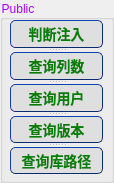
   <widget class="QGroupBox" name="groupBox">
    <property name="geometry">
     <rect>
      <x>758</x>
      <y>3</y>
      <width>114</width>
      <height>183</height>
     </rect>
    </property>
    <property name="styleSheet">
     <string notr="true">    /* 前景色 */  
    color:rgb(170, 0, 255)
</string>
    </property>
    <property name="title">
     <string>Public</string>
    </property>
    <widget class="QSplitter" name="splitter_3">
     <property name="geometry">
      <rect>
       <x>10</x>
       <y>20</y>
       <width>93</width>
       <height>154</height>
      </rect>
     </property>
     <property name="orientation">
      <enum>Qt::Vertical</enum>
     </property>
     <widget class="QPushButton" name="panduan">
      <property name="styleSheet">
       <string notr="true">QPushButton
{  
    /* 前景色 */  
    color:green;  
 
    /* 背景色 */  
    background-color:rgb(223,223,223);  
 
    /* 边框风格 */  
    border-style:outset;  
 
    /* 边框宽度 */  
    border-width:0.5px;  
 
    /* 边框颜色 */  
    border-color:rgb(10,45,110);  
 
    /* 边框倒角 */  
    border-radius:5px;  
 
    /* 字体 */  
    font:bold 14px;  
  
 
    /* 内边距 */  
    padding:4px;  
} 
 
/* 鼠标按下时的效果 */ 
QPushButton#pushButton:pressed 
{  
    /* 改变背景色 */  
    background-color:rgb(40,85,20);  
 
    /* 改变边框风格 */  
    border-style:inset;  
 
    /* 使文字有一点移动 */  
    padding-left:6px;  
    padding-top:6px;  
}
 
/* 按钮样式 */ 
QPushButton:flat 
{  
    border:2px solid red;  
} 
 
/*鼠标悬浮时的效果*/
QPushButton:hover
{
    color:#0000ff;
    background-color:rgb(210, 205, 205); /*改变背景色*/
    border-style:inset;/*改变边框风格*/
    padding-left:8px;
    padding-top:8px;
}</string>
      </property>
      <property name="text">
       <string>判断注入</string>
      </property>
     </widget>
     <widget class="QPushButton" name="chaxunliehshu">
      <property name="styleSheet">
       <string notr="true">QPushButton
{  
    /* 前景色 */  
    color:green;  
 
    /* 背景色 */  
    background-color:rgb(223,223,223);  
 
    /* 边框风格 */  
    border-style:outset;  
 
    /* 边框宽度 */  
    border-width:0.5px;  
 
    /* 边框颜色 */  
    border-color:rgb(10,45,110);  
 
    /* 边框倒角 */  
    border-radius:5px;  
 
    /* 字体 */  
    font:bold 14px;  
  
 
    /* 内边距 */  
    padding:4px;  
} 
 
/* 鼠标按下时的效果 */ 
QPushButton#pushButton:pressed 
{  
    /* 改变背景色 */  
    background-color:rgb(40,85,20);  
 
    /* 改变边框风格 */  
    border-style:inset;  
 
    /* 使文字有一点移动 */  
    padding-left:6px;  
    padding-top:6px;  
}
 
/* 按钮样式 */ 
QPushButton:flat 
{  
    border:2px solid red;  
} 
 
/*鼠标悬浮时的效果*/
QPushButton:hover
{
    color:#0000ff;
    background-color:rgb(210, 205, 205); /*改变背景色*/
    border-style:inset;/*改变边框风格*/
    padding-left:8px;
    padding-top:8px;
}</string>
      </property>
      <property name="text">
       <string>查询列数</string>
      </property>
     </widget>
     <widget class="QPushButton" name="user">
      <property name="styleSheet">
       <string notr="true">QPushButton
{  
    /* 前景色 */  
    color:green;  
 
    /* 背景色 */  
    background-color:rgb(223,223,223);  
 
    /* 边框风格 */  
    border-style:outset;  
 
    /* 边框宽度 */  
    border-width:0.5px;  
 
    /* 边框颜色 */  
    border-color:rgb(10,45,110);  
 
    /* 边框倒角 */  
    border-radius:5px;  
 
    /* 字体 */  
    font:bold 14px;  
  
 
    /* 内边距 */  
    padding:4px;  
} 
 
/* 鼠标按下时的效果 */ 
QPushButton#pushButton:pressed 
{  
    /* 改变背景色 */  
    background-color:rgb(40,85,20);  
 
    /* 改变边框风格 */  
    border-style:inset;  
 
    /* 使文字有一点移动 */  
    padding-left:6px;  
    padding-top:6px;  
}
 
/* 按钮样式 */ 
QPushButton:flat 
{  
    border:2px solid red;  
} 
 
/*鼠标悬浮时的效果*/
QPushButton:hover
{
    color:#0000ff;
    background-color:rgb(210, 205, 205); /*改变背景色*/
    border-style:inset;/*改变边框风格*/
    padding-left:8px;
    padding-top:8px;
}</string>
      </property>
      <property name="text">
       <string>查询用户</string>
      </property>
     </widget>
     <widget class="QPushButton" name="version">
      <property name="styleSheet">
       <string notr="true">QPushButton
{  
    /* 前景色 */  
    color:green;  
 
    /* 背景色 */  
    background-color:rgb(223,223,223);  
 
    /* 边框风格 */  
    border-style:outset;  
 
    /* 边框宽度 */  
    border-width:0.5px;  
 
    /* 边框颜色 */  
    border-color:rgb(10,45,110);  
 
    /* 边框倒角 */  
    border-radius:5px;  
 
    /* 字体 */  
    font:bold 14px;  
  
 
    /* 内边距 */  
    padding:4px;  
} 
 
/* 鼠标按下时的效果 */ 
QPushButton#pushButton:pressed 
{  
    /* 改变背景色 */  
    background-color:rgb(40,85,20);  
 
    /* 改变边框风格 */  
    border-style:inset;  
 
    /* 使文字有一点移动 */  
    padding-left:6px;  
    padding-top:6px;  
}
 
/* 按钮样式 */ 
QPushButton:flat 
{  
    border:2px solid red;  
} 
 
/*鼠标悬浮时的效果*/
QPushButton:hover
{
    color:#0000ff;
    background-color:rgb(210, 205, 205); /*改变背景色*/
    border-style:inset;/*改变边框风格*/
    padding-left:8px;
    padding-top:8px;
}</string>
      </property>
      <property name="text">
       <string>查询版本</string>
      </property>
     </widget>
     <widget class="QPushButton" name="path">
      <property name="styleSheet">
       <string notr="true">QPushButton
{  
    /* 前景色 */  
    color:green;  
 
    /* 背景色 */  
    background-color:rgb(223,223,223);  
 
    /* 边框风格 */  
    border-style:outset;  
 
    /* 边框宽度 */  
    border-width:0.5px;  
 
    /* 边框颜色 */  
    border-color:rgb(10,45,110);  
 
    /* 边框倒角 */  
    border-radius:5px;  
 
    /* 字体 */  
    font:bold 14px;  
  
 
    /* 内边距 */  
    padding:4px;  
} 
 
/* 鼠标按下时的效果 */ 
QPushButton#pushButton:pressed 
{  
    /* 改变背景色 */  
    background-color:rgb(40,85,20);  
 
    /* 改变边框风格 */  
    border-style:inset;  
 
    /* 使文字有一点移动 */  
    padding-left:6px;  
    padding-top:6px;  
}
 
/* 按钮样式 */ 
QPushButton:flat 
{  
    border:2px solid red;  
} 
 
/*鼠标悬浮时的效果*/
QPushButton:hover
{
    color:#0000ff;
    background-color:rgb(210, 205, 205); /*改变背景色*/
    border-style:inset;/*改变边框风格*/
    padding-left:8px;
    padding-top:8px;
}</string>
      </property>
      <property name="text">
       <string>查询库路径</string>
      </property>
     </widget>
    </widget>
   </widget>
